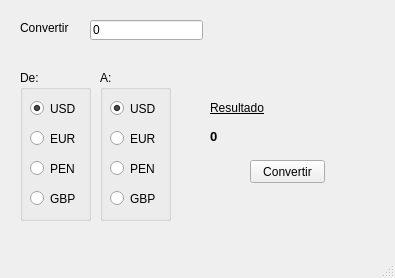
<?xml version="1.0" encoding="UTF-8"?>
<ui version="4.0">
 <class>TipoDeCambio</class>
 <widget class="QMainWindow" name="TipoDeCambio">
  <property name="geometry">
   <rect>
    <x>0</x>
    <y>0</y>
    <width>395</width>
    <height>278</height>
   </rect>
  </property>
  <property name="windowTitle">
   <string>Tipo de cambio</string>
  </property>
  <widget class="QWidget" name="centralwidget">
   <widget class="QLabel" name="lblConvertir">
    <property name="geometry">
     <rect>
      <x>20</x>
      <y>20</y>
      <width>61</width>
      <height>16</height>
     </rect>
    </property>
    <property name="text">
     <string>Convertir</string>
    </property>
   </widget>
   <widget class="QLineEdit" name="leImporte">
    <property name="geometry">
     <rect>
      <x>90</x>
      <y>20</y>
      <width>113</width>
      <height>20</height>
     </rect>
    </property>
    <property name="text">
     <string>0</string>
    </property>
   </widget>
   <widget class="QGroupBox" name="gbDe">
    <property name="geometry">
     <rect>
      <x>20</x>
      <y>70</y>
      <width>71</width>
      <height>151</height>
     </rect>
    </property>
    <property name="title">
     <string>De:</string>
    </property>
    <widget class="QRadioButton" name="rbDeUSD">
     <property name="geometry">
      <rect>
       <x>10</x>
       <y>30</y>
       <width>82</width>
       <height>17</height>
      </rect>
     </property>
     <property name="text">
      <string>USD</string>
     </property>
     <property name="checked">
      <bool>true</bool>
     </property>
    </widget>
    <widget class="QRadioButton" name="rbDeEUR">
     <property name="geometry">
      <rect>
       <x>10</x>
       <y>60</y>
       <width>82</width>
       <height>17</height>
      </rect>
     </property>
     <property name="text">
      <string>EUR</string>
     </property>
    </widget>
    <widget class="QRadioButton" name="rbDePEN">
     <property name="geometry">
      <rect>
       <x>10</x>
       <y>90</y>
       <width>82</width>
       <height>17</height>
      </rect>
     </property>
     <property name="text">
      <string>PEN</string>
     </property>
    </widget>
    <widget class="QRadioButton" name="rbDeGBP">
     <property name="geometry">
      <rect>
       <x>10</x>
       <y>120</y>
       <width>82</width>
       <height>17</height>
      </rect>
     </property>
     <property name="text">
      <string>GBP</string>
     </property>
    </widget>
   </widget>
   <widget class="QGroupBox" name="gbA">
    <property name="geometry">
     <rect>
      <x>100</x>
      <y>70</y>
      <width>71</width>
      <height>151</height>
     </rect>
    </property>
    <property name="title">
     <string>A:</string>
    </property>
    <widget class="QRadioButton" name="rbAUSD">
     <property name="geometry">
      <rect>
       <x>10</x>
       <y>30</y>
       <width>82</width>
       <height>17</height>
      </rect>
     </property>
     <property name="text">
      <string>USD</string>
     </property>
     <property name="checked">
      <bool>true</bool>
     </property>
    </widget>
    <widget class="QRadioButton" name="rbAEUR">
     <property name="geometry">
      <rect>
       <x>10</x>
       <y>60</y>
       <width>82</width>
       <height>17</height>
      </rect>
     </property>
     <property name="text">
      <string>EUR</string>
     </property>
    </widget>
    <widget class="QRadioButton" name="rbAPEN">
     <property name="geometry">
      <rect>
       <x>10</x>
       <y>90</y>
       <width>82</width>
       <height>17</height>
      </rect>
     </property>
     <property name="text">
      <string>PEN</string>
     </property>
    </widget>
    <widget class="QRadioButton" name="rbAGBP">
     <property name="geometry">
      <rect>
       <x>10</x>
       <y>120</y>
       <width>82</width>
       <height>17</height>
      </rect>
     </property>
     <property name="text">
      <string>GBP</string>
     </property>
    </widget>
   </widget>
   <widget class="QLabel" name="lblResultado">
    <property name="geometry">
     <rect>
      <x>210</x>
      <y>100</y>
      <width>61</width>
      <height>16</height>
     </rect>
    </property>
    <property name="font">
     <font>
      <underline>true</underline>
     </font>
    </property>
    <property name="text">
     <string>Resultado</string>
    </property>
   </widget>
   <widget class="QLabel" name="lblCambio">
    <property name="geometry">
     <rect>
      <x>210</x>
      <y>130</y>
      <width>47</width>
      <height>13</height>
     </rect>
    </property>
    <property name="font">
     <font>
      <pointsize>10</pointsize>
      <weight>75</weight>
      <bold>true</bold>
     </font>
    </property>
    <property name="text">
     <string>0</string>
    </property>
   </widget>
   <widget class="QPushButton" name="pbTipoCambio">
    <property name="geometry">
     <rect>
      <x>250</x>
      <y>160</y>
      <width>75</width>
      <height>23</height>
     </rect>
    </property>
    <property name="text">
     <string>Convertir</string>
    </property>
   </widget>
  </widget>
  <widget class="QMenuBar" name="menubar">
   <property name="geometry">
    <rect>
     <x>0</x>
     <y>0</y>
     <width>395</width>
     <height>21</height>
    </rect>
   </property>
  </widget>
  <widget class="QStatusBar" name="statusbar"/>
 </widget>
 <resources/>
 <connections/>
</ui>
